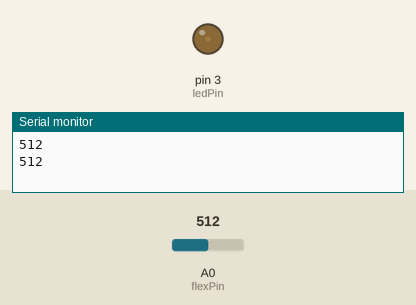
Recording of a sketch running on a simulated Arduino Uno, built with avr-gcc and run on an emulated ATmega328P. Shown: output pins drawn as LEDs (lit = HIGH), the last lines printed to the serial monitor. Inputs (shaded band) come from the test bench; at power-on: A0 (flexPin) = 512.

Above: at 1.6 s.
1.7 s: A0 (flexPin) set to 900
At 2.9 s:
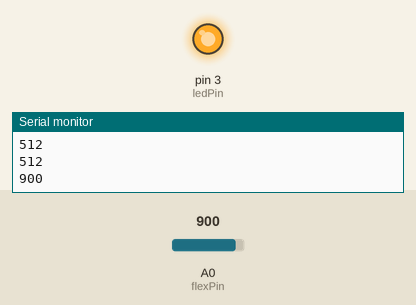
3.9 s: A0 (flexPin) set to 1023
At 5.3 s:
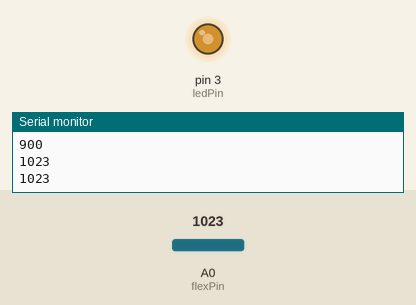
Timing chart, 0 to 6.9 s (numbered marks = the images above; inputs shaded):
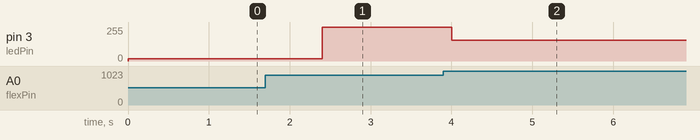

The sketch:

flexing_coding_testing.ino
```cpp
/* How to use a flex sensor/resistro - Arduino Tutorial
   Fade an LED with a flex sensor
   More info: http://www.ardumotive.com/how-to-use-a-flex-sensor-en.html
   Dev: Michalis Vasilakis // Date: 9/7/2015 // www.ardumotive.com  */


//Constants:
const int ledPin = 3;   //pin 3 has PWM funtion
const int flexPin = A0; //pin A0 to read analog input

//Variables:
int value; //save analog value

void setup(){
  pinMode(ledPin, OUTPUT);  //Set pin 3 as 'output'
  Serial.begin(9600);       //Begin serial communication
}

void loop(){
  value = analogRead(flexPin);         //Read and save analog value from potentiometer
  Serial.println(value);               //Print value
  value = map(value, 700, 900, 0, 255);//Map value 0-1023 to 0-255 (PWM)
  analogWrite(ledPin, value);          //Send PWM value to led
  delay(800);                          //Small delay
}
```

Measured:
- after the input at 1.7 s, pin 3 (ledPin): 17/255 → 255/255 after 0.70 s
- after the input at 3.9 s, pin 3 (ledPin): 255/255 → 155/255 after 0.10 s
